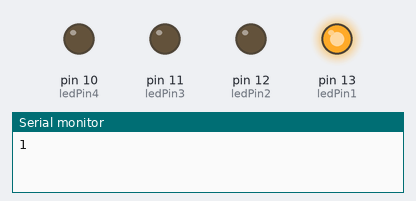
A sketch run on a simulated Arduino Uno, built with avr-gcc and run on an emulated ATmega328P. On the bench: output pins drawn as LEDs (lit = HIGH), the last lines printed to the serial monitor. Random numbers use the default seed unless the sketch sets one.

Above: at 0.1 s.
At 10.9 s:
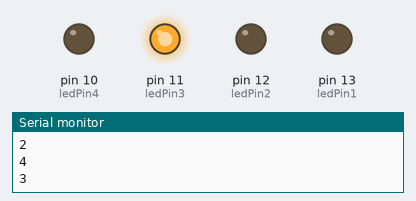
At 19.71 s:
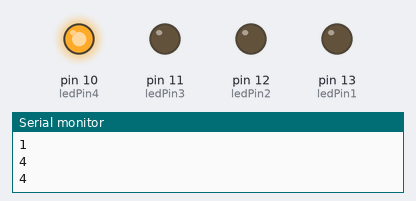
At 39.32 s:
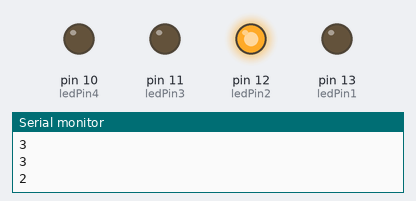
Timing chart, 0 to 40.0 s (numbered marks = the images above):
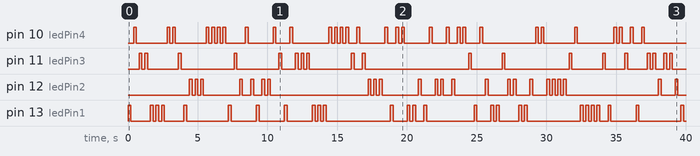

Measured:
- by itself, pin 10 (ledPin4): LOW → HIGH at 0.40 s, → LOW 0.20 s later, → HIGH 2.2 s later, → LOW 0.20 s later, … (60 changes in this stretch)
- by itself, pin 11 (ledPin3): LOW → HIGH at 0.80 s, → LOW 0.20 s later, → HIGH 0.20 s later, → LOW 0.20 s later, … (38 changes in this stretch)
- by itself, pin 12 (ledPin2): LOW → HIGH at 4.4 s, → LOW 0.20 s later, → HIGH 0.20 s later, → LOW 0.20 s later, … (48 changes in this stretch)
- by itself, pin 13 (ledPin1): LOW → HIGH at 0.00 s, → LOW 0.20 s later, → HIGH 1.4 s later, → LOW 0.20 s later, … (54 changes in this stretch)

The sketch:

p_rand_blink_4_leds.ino
```cpp
// randomly blink four LEDs

// define the connection Pins for PWM out
int ledPin1 = 13;
int ledPin2 = 12;
int ledPin3 = 11;
int ledPin4 = 10;

long randNumber;

void setup() {
  pinMode(ledPin1, OUTPUT);
  pinMode(ledPin2, OUTPUT);
  pinMode(ledPin3, OUTPUT);
  pinMode(ledPin4, OUTPUT);
  randomSeed(analogRead(0));
  Serial.begin(9600);
}

void loop() {
  // put your main code here, to run repeatedly:

  blinkLed();
  delay(200);
  turnLightsOff();
}

void blinkLed(){
  randNumber = random(1, 5);

  if (randNumber == 1 ) {
    digitalWrite(ledPin1, HIGH);

  } else if ( randNumber == 2 ) {
    digitalWrite(ledPin2, HIGH);

  } else if ( randNumber == 3 ) {
    digitalWrite(ledPin3, HIGH);

  } else if ( randNumber == 4 ) {
    digitalWrite(ledPin4, HIGH);
  }
  Serial.println(randNumber);

}

void turnLightsOff () {
  digitalWrite(ledPin1, LOW);
  digitalWrite(ledPin2, LOW);
  digitalWrite(ledPin3, LOW);
  digitalWrite(ledPin4, LOW);
  delay(200);
}
```
